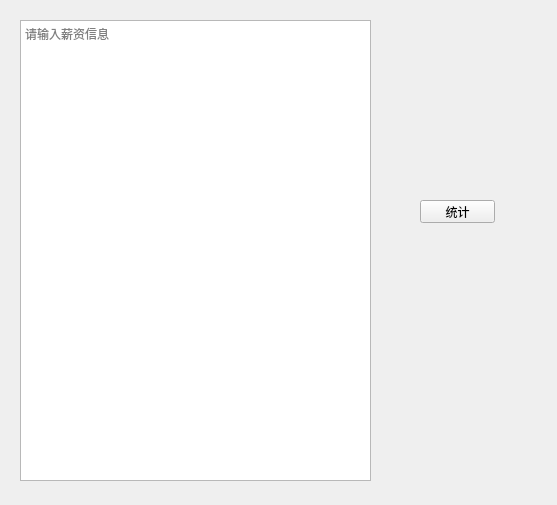
<?xml version="1.0" encoding="UTF-8"?>
<ui version="4.0">
 <class>Form</class>
 <widget class="QWidget" name="Form">
  <property name="geometry">
   <rect>
    <x>0</x>
    <y>0</y>
    <width>557</width>
    <height>505</height>
   </rect>
  </property>
  <property name="windowTitle">
   <string>统计薪资</string>
  </property>
  <widget class="QPlainTextEdit" name="textEdit">
   <property name="geometry">
    <rect>
     <x>20</x>
     <y>20</y>
     <width>351</width>
     <height>461</height>
    </rect>
   </property>
   <property name="placeholderText">
    <string>请输入薪资信息</string>
   </property>
  </widget>
  <widget class="QPushButton" name="button_2">
   <property name="geometry">
    <rect>
     <x>420</x>
     <y>200</y>
     <width>75</width>
     <height>23</height>
    </rect>
   </property>
   <property name="text">
    <string>统计</string>
   </property>
  </widget>
 </widget>
 <resources/>
 <connections/>
</ui>
